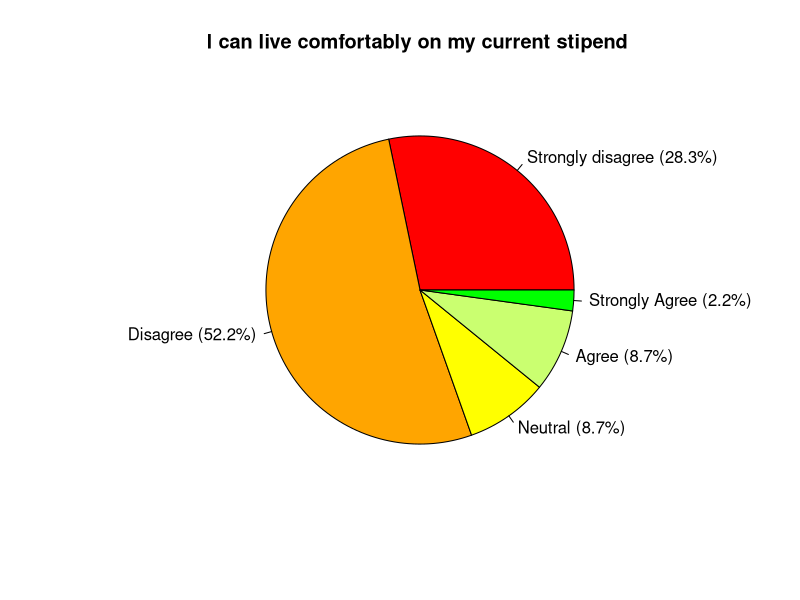
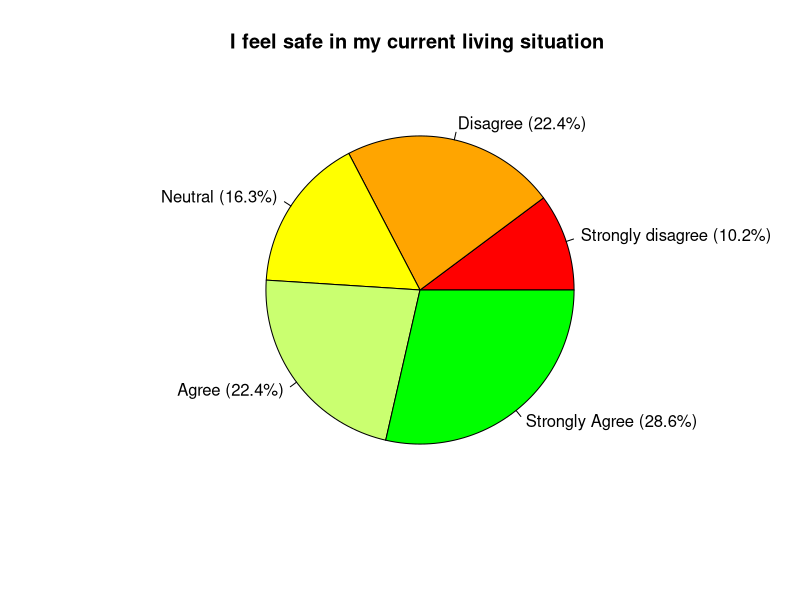
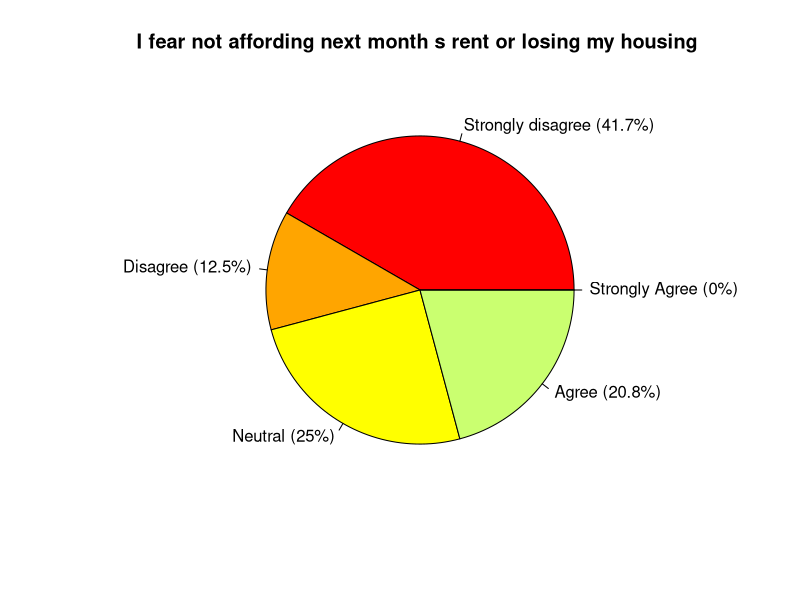
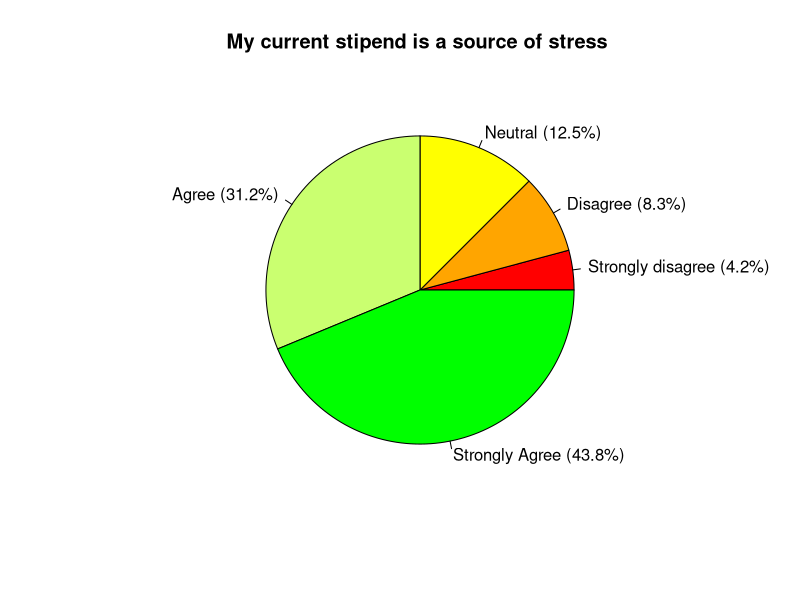
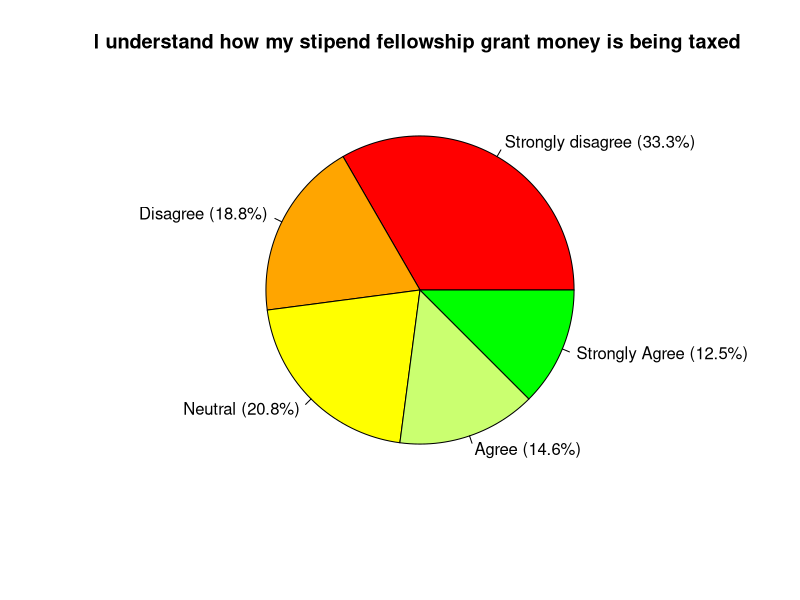
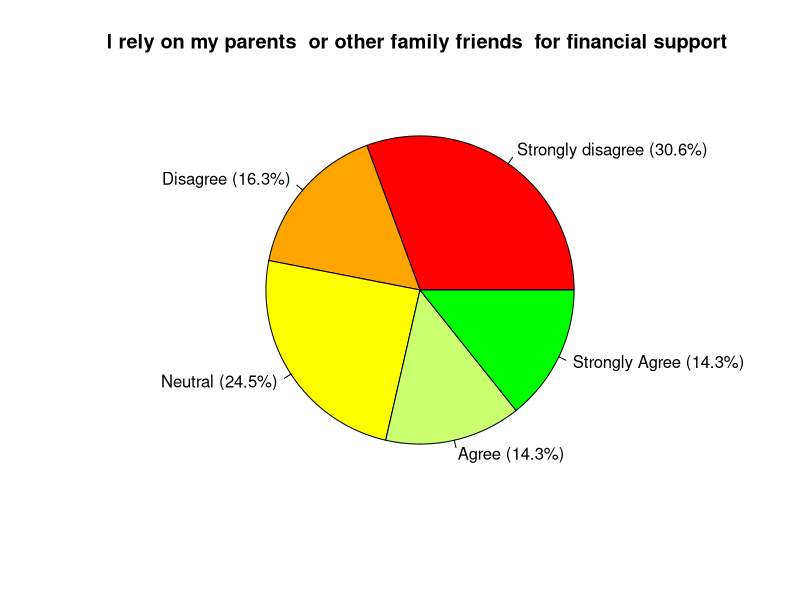
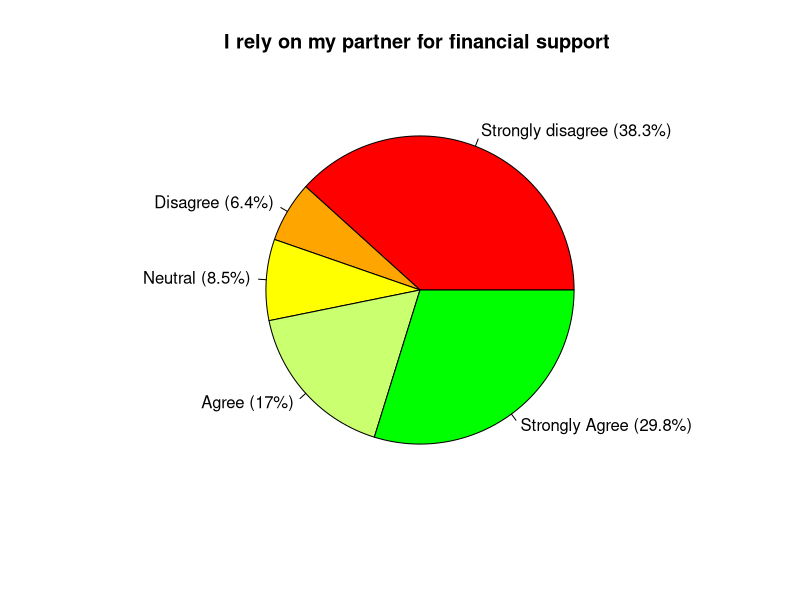
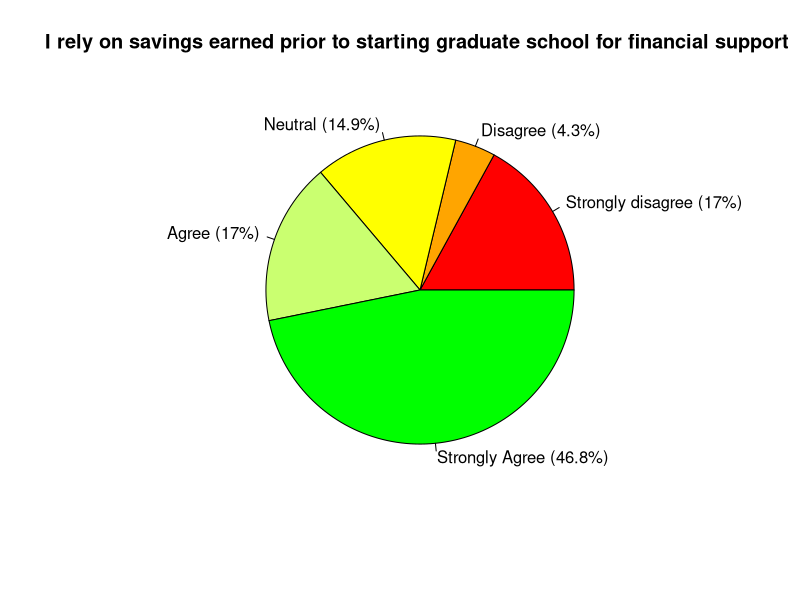

Generate these figures, in order, with R:
# SEFS Financial Questionnaire Analysis
# Ben Sullender
# May 2, 2023
# Draft 2

# Set your working directory to downloads folder (or wherever you store the downloaded survey results)
# Note that this is also where your saved pie charts will be.
setwd("/Users/bensullender/Downloads")

# This is the default file name when I download it.
#results <- read.csv(paste0(getwd(),"/SEFS Graduate Student Finances Survey (Responses) - Form Responses 1.csv"))

results <- read.csv("SEFS Graduate Student Finances Survey_49 responses.csv")

# Select the columns you'd like to build a pie chart for
pieQs <- c(26:34,37,38,46,47,57)
# column 26 is "I can live comfortably on my current stipend."

# This now reads the number of characters in the question title,
#           and adds a new line ("\n") at a space between character #99-105.

for (i in 1:length(pieQs)){
  qResults <- data.frame(cbind(c("StrDis","Dis","Neu","Ag","StrAg"),rep(0,5)))
  names(qResults) <- c("Statement","n")
  qResults[1,2] <- length(which(results[,pieQs[i]]==1))
  qResults[2,2] <- length(which(results[,pieQs[i]]==2))
  qResults[3,2] <- length(which(results[,pieQs[i]]==3))
  qResults[4,2] <- length(which(results[,pieQs[i]]==4))
  qResults[5,2] <- length(which(results[,pieQs[i]]==5))
  qResults$n <- as.numeric(qResults$n)
  sumQ <- sum(qResults$n)
  jpeg(file=ifelse(nchar(names(results[pieQs[i]]))<100,
                   paste0("Q-",names(results[pieQs[i]]),".jpg"),
                   paste0("Q-",substr(names(results[pieQs[i]]),0,100),".jpg")),
              width=812, height=502)
  pie(qResults$n,
           paste0(labels=c("Strongly disagree","Disagree","Neutral","Agree","Strongly Agree")," (",round(((qResults$n/sumQ)*100),1),"%)"),
           col = c("red","orange","yellow","darkolivegreen1","green"),
           main = ifelse(nchar(names(results[pieQs[i]]))<100,
                    gsub('\\.',' ',names(results[pieQs[i]])),
                    ifelse(
                      substr(names(results[pieQs[i]]),99,99)==".",
                      paste0(substr(gsub('\\.',' ',names(results[pieQs[i]])),0,99),"\n",
                             substr(gsub('\\.',' ',names(results[pieQs[i]])),99,200)),
                      ifelse(
                      substr(names(results[pieQs[i]]),100,100)==".",
                            paste0(substr(gsub('\\.',' ',names(results[pieQs[i]])),0,100),"\n",
                                   substr(gsub('\\.',' ',names(results[pieQs[i]])),100,200)),
                            ifelse(
                              substr(names(results[pieQs[i]]),101,101)==".",
                                     paste0(substr(gsub('\\.',' ',names(results[pieQs[i]])),0,101),"\n",
                                            substr(gsub('\\.',' ',names(results[pieQs[i]])),101,nchar(names(results[pieQs[i]])))),
                              ifelse(
                                substr(names(results[pieQs[i]]),102,102)==".",
                                    paste0(substr(gsub('\\.',' ',names(results[pieQs[i]])),0,102),"\n",
                                           substr(gsub('\\.',' ',names(results[pieQs[i]])),102,nchar(names(results[pieQs[i]])))),
                                ifelse(
                                  substr(names(results[pieQs[i]]),103,103)==".",
                                  paste0(substr(gsub('\\.',' ',names(results[pieQs[i]])),0,103),"\n",
                                         substr(gsub('\\.',' ',names(results[pieQs[i]])),103,200)),
                                  ifelse(
                                    substr(names(results[pieQs[i]]),104,104)==".",
                                    paste0(substr(gsub('\\.',' ',names(results[pieQs[i]])),0,104),"\n",
                                           substr(gsub('\\.',' ',names(results[pieQs[i]])),104,nchar(names(results[pieQs[i]])))),
                                    paste0(substr(gsub('\\.',' ',names(results[pieQs[i]])),0,105),"\n",
                                           substr(gsub('\\.',' ',names(results[pieQs[i]])),105,nchar(names(results[pieQs[i]]))))
                                    ))))))))
  dev.off()
}
